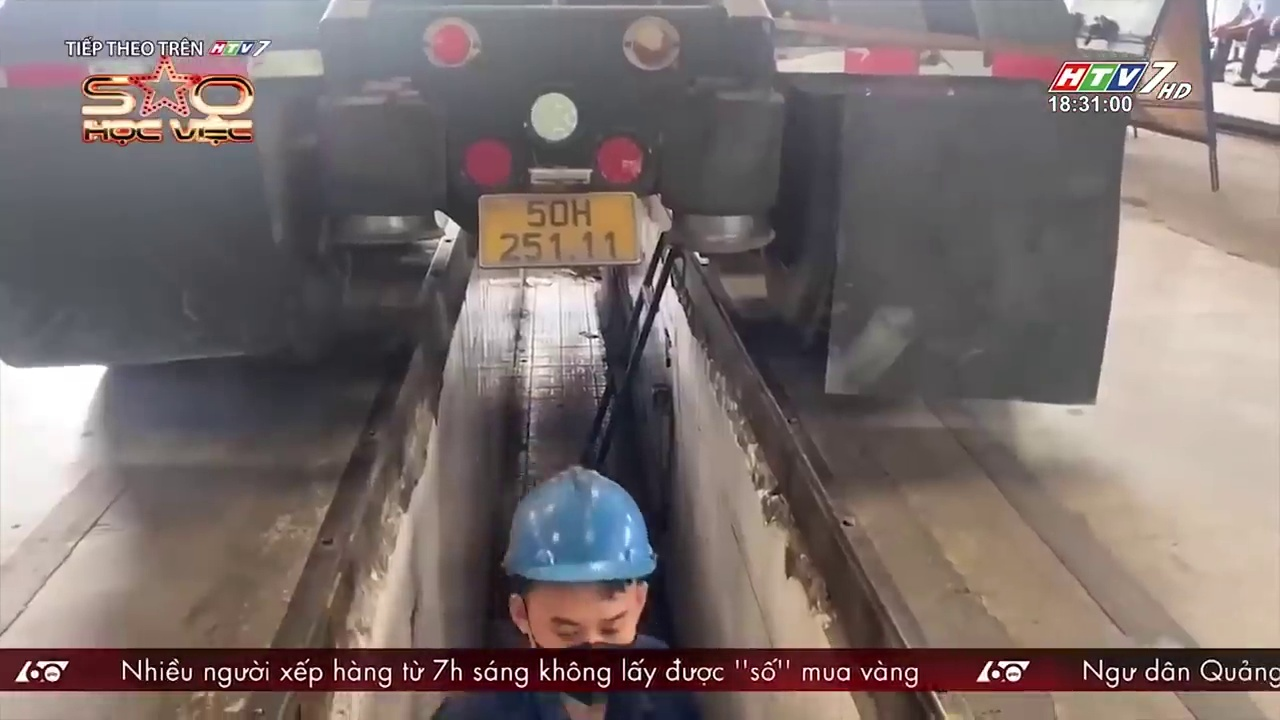
#> input picture image_test/062.jpg, 1280 x 720 px, found by its file name
$ jupyter execute test.ipynb
#> lines starting #> are read from the running program, lines starting #| are printed output that depends on the picture; after the words box and inside, x2 and y2 are one past the last pixel; in counts of white or black regions, pixels touching at a corner belong together; long printed decimals are rounded
[cell 1]
import os
import sys

print (os.getcwd())

[cell 2]
import cv2
import os
path = '/Users/quockhoile/Desktop/DaiHoc/AIC/OCR/Vietnamese-OCR-with-Correction/image_test/062.jpg'
img1 = cv2.imread('/Users/quockhoile/Desktop/DaiHoc/AIC/OCR/Vietnamese-OCR-with-Correction/image_test/062.jpg')
#> img1 is the input picture: shape (720, 1280, 3); mean B, G, R 108.7, 110.3, 122.1
img2 = cv2.imread('/Users/quockhoile/Desktop/DaiHoc/AIC/OCR/Vietnamese-OCR-with-Correction/image_test/094.jpg')
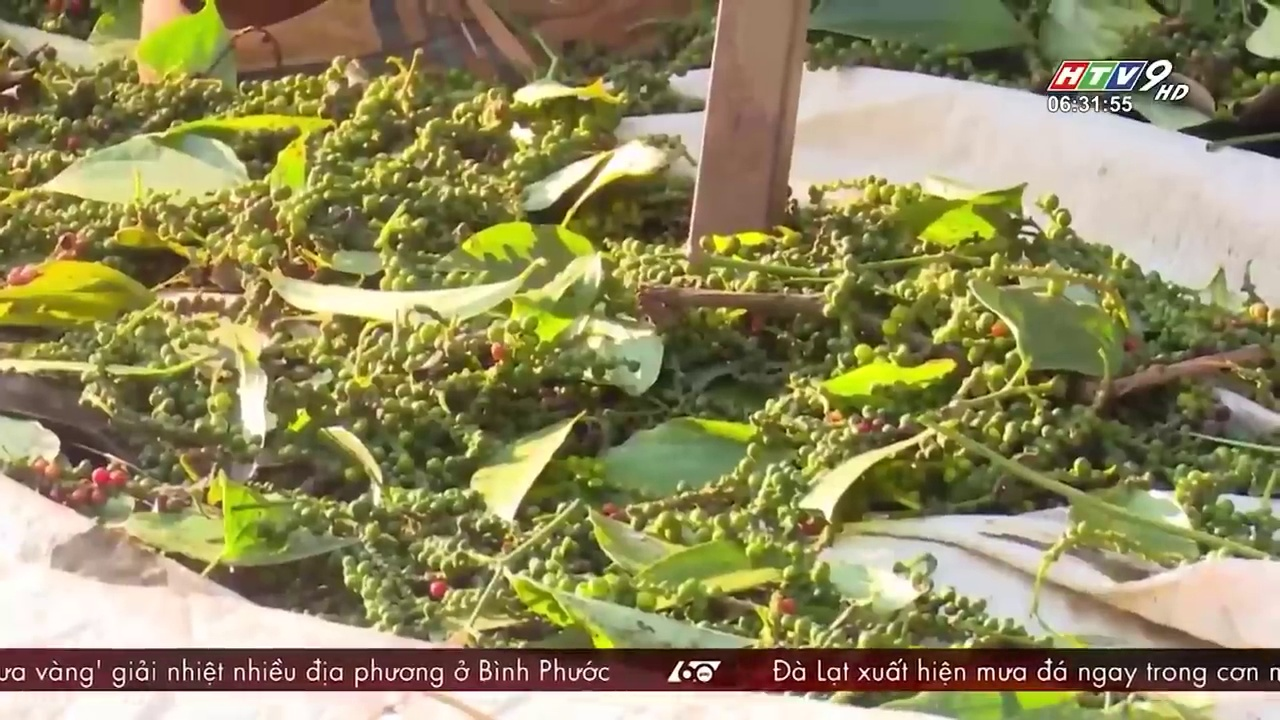
#> input picture image_test/094.jpg, 1280 x 720 px, found by its file name
#> img2 is the input picture: shape (720, 1280, 3); mean B, G, R 94.1, 137.8, 145

[cell 3]
import cv2
import numpy as np

def compare_region_color(img1, img2, box):
#> called with box = (0, 660, 1280, 20)
    x, y, w, h = box
    region1 = cv2.cvtColor(img1[y:y+h, x:x+w], cv2.COLOR_BGR2HSV)
    region2 = cv2.cvtColor(img2[y:y+h, x:x+w], cv2.COLOR_BGR2HSV)

    # Chỉ lấy 2 kênh H và S
    hist1 = cv2.calcHist([region1], [0, 1], None, [50, 60], [0, 180, 0, 256])
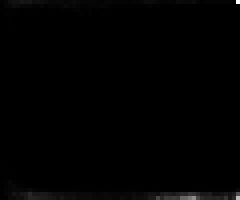
#> hist1: shape (50, 60) float32 (shown 4 times larger); min 0, max 1474, mean 8.5; drawn with min black and max white
    hist2 = cv2.calcHist([region2], [0, 1], None, [50, 60], [0, 180, 0, 256])
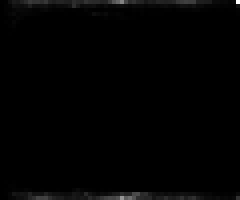
#> hist2: shape (50, 60) float32 (shown 4 times larger); min 0, max 918, mean 8.5; drawn with min black and max white

    # Chuẩn hóa để loại bỏ ảnh hưởng kích thước vùng
    cv2.normalize(hist1, hist1)
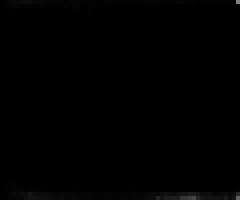
#> hist1: shape (50, 60) float32 (shown 4 times larger); 14.63% of pixels changed, all inside (x1, y1, x2, y2) = (0, 0, 60, 50)
    cv2.normalize(hist2, hist2)
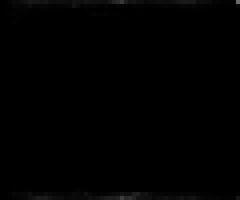
#> hist2: shape (50, 60) float32 (shown 4 times larger); 15.33% of pixels changed, all inside (x1, y1, x2, y2) = (0, 0, 60, 50)

    # So sánh histogram bằng tương quan (CORREL)
    score = cv2.compareHist(hist1, hist2, cv2.HISTCMP_CORREL)
#> score = 0.591
    return score

# # x=0, y=647, w=1280, h=15

# Che danh sách chữ bị trùng
score = compare_region_color(img1, img2, (0, 660, 1280, 20))
#> score = 0.591
print("Color Histogram Similarity Score:", score)
#| Color Histogram Similarity Score: 0.5911

[cell 4]
import glob

folder_path = "/Users/quockhoile/Desktop/DaiHoc/AIC/OCR/Vietnamese-OCR-with-Correction/L13/L13_V001"
image_paths = glob.glob(os.path.join(folder_path, "*.jpg"))
box = (0, 660, 1280, 20)  # Vùng cần so sánh (x, y, w, h)

# === So sánh từng ảnh và in kết quả ===
log_path = os.path.join(folder_path, "log.txt")

with open(log_path, "w", encoding="utf-8") as f:
    for img_path in image_paths:
        img2 = cv2.imread(img_path)
        score = compare_region_color(img1, img2, box)
        msg = f"{os.path.basename(img_path)}  →  Score: {score:.4f}"
        print(msg)       # In ra console
        f.write(msg + "\n")  # Ghi vào file log

print(f"\n✅ Kết quả đã lưu vào: {log_path}")

[cell 5]
# import cv2
# import numpy as np

# def compare_hist_region(img1, img2, x, y, w, h, method='correlation'):
#     """
#     So sánh độ tương đồng histogram của hai vùng (x, y, w, h) trên hai ảnh.

#     Tham số:
#         img1, img2 : ảnh cần so sánh (định dạng OpenCV BGR)
#         x, y, w, h : toạ độ vùng cần so sánh
#         method : phương pháp so sánh histogram
#                  ('correlation', 'chi-square', 'intersection', 'bhattacharyya')

#     Trả về:
#         score : điểm tương đồng (float)
#     """

#     # Cắt vùng tương ứng trên mỗi ảnh
#     region1 = img1[y:y+h, x:x+w]
#     region2 = img2[y:y+h, x:x+w]

#     # Chuyển sang không gian HSV (so sánh màu ổn định hơn RGB)
#     hsv1 = cv2.cvtColor(region1, cv2.COLOR_BGR2HSV)
#     hsv2 = cv2.cvtColor(region2, cv2.COLOR_BGR2HSV)

#     # Tính histogram 3 kênh (H, S, V)
#     hist1 = cv2.calcHist([hsv1], [0, 1], None, [50, 60], [0, 180, 0, 256])
#     hist2 = cv2.calcHist([hsv2], [0, 1], None, [50, 60], [0, 180, 0, 256])

#     # Chuẩn hóa histogram
#     cv2.normalize(hist1, hist1)
#     cv2.normalize(hist2, hist2)

#     # Chọn phương pháp so sánh
#     methods = {
#         'correlation': cv2.HISTCMP_CORREL,         # 1 = giống hệt
#         'chi-square': cv2.HISTCMP_CHISQR,          # 0 = giống hệt
#         'intersection': cv2.HISTCMP_INTERSECT,     # lớn hơn = giống hơn
#         'bhattacharyya': cv2.HISTCMP_BHATTACHARYYA # 0 = giống hệt
#     }

#     if method not in methods:
#         raise ValueError(f"Phương pháp không hợp lệ. Hãy chọn một trong {list(methods.keys())}")

#     score = cv2.compareHist(hist1, hist2, methods[method])
#     return float(score)


# # x=0, y=647, w=1280, h=15

# score_hist = compare_hist_region(img1, img2, 0, 648, 1280, 15, method='correlation')
# print("Histogram Similarity Score:", score_hist)

[cell 6]
import cv2
from skimage.metrics import structural_similarity as ssim


def compare_region_ssim(img1, img2, box):
#> called with box = (0, 645, 1280, 691)
    x, y, x1, y1 = box
    region1 = cv2.cvtColor(img1[y:y1, x:x1], cv2.COLOR_BGR2GRAY)
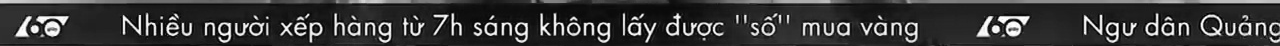
#> region1: shape (46, 1280); min 1, max 254, mean 56.2
    region2 = cv2.cvtColor(img2[y:y1, x:x1], cv2.COLOR_BGR2GRAY)
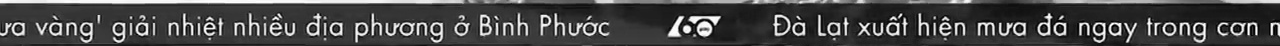
#> region2: shape (46, 1280); min 2, max 254, mean 71.5

    score, _ = ssim(region1, region2, full=True)
#> score = 0.327
    return score

box = (0, 645, 1280, 691)

score_ssim = compare_region_ssim(img1, img2, box)
#> score_ssim = 0.327
print("SSIM Score:", score_ssim)
#| SSIM Score: 0.3267

[cell 7]
import cv2
import os
from matplotlib import pyplot as plt

path = '/Users/quockhoile/Desktop/DaiHoc/AIC/OCR/Vietnamese-OCR-with-Correction/image_test/076.jpg'

def redact_box(image_path, x, y, w, h, color=(0, 0, 0)):
    """
    Che vùng trên ảnh bằng hình chữ nhật màu (mặc định: đen)

    Args:
        image_path (str): đường dẫn ảnh
        x, y (int): tọa độ góc trên bên trái
        w, h (int): chiều rộng, chiều cao box
        color (tuple): màu RGB, mặc định (0,0,0)

    Returns:
        img (numpy.ndarray): ảnh đã che
    """
#> called with x = 0, y = 660, w = 1280, h = 20, color = (0, 0, 0)
    img = cv2.imread(image_path)
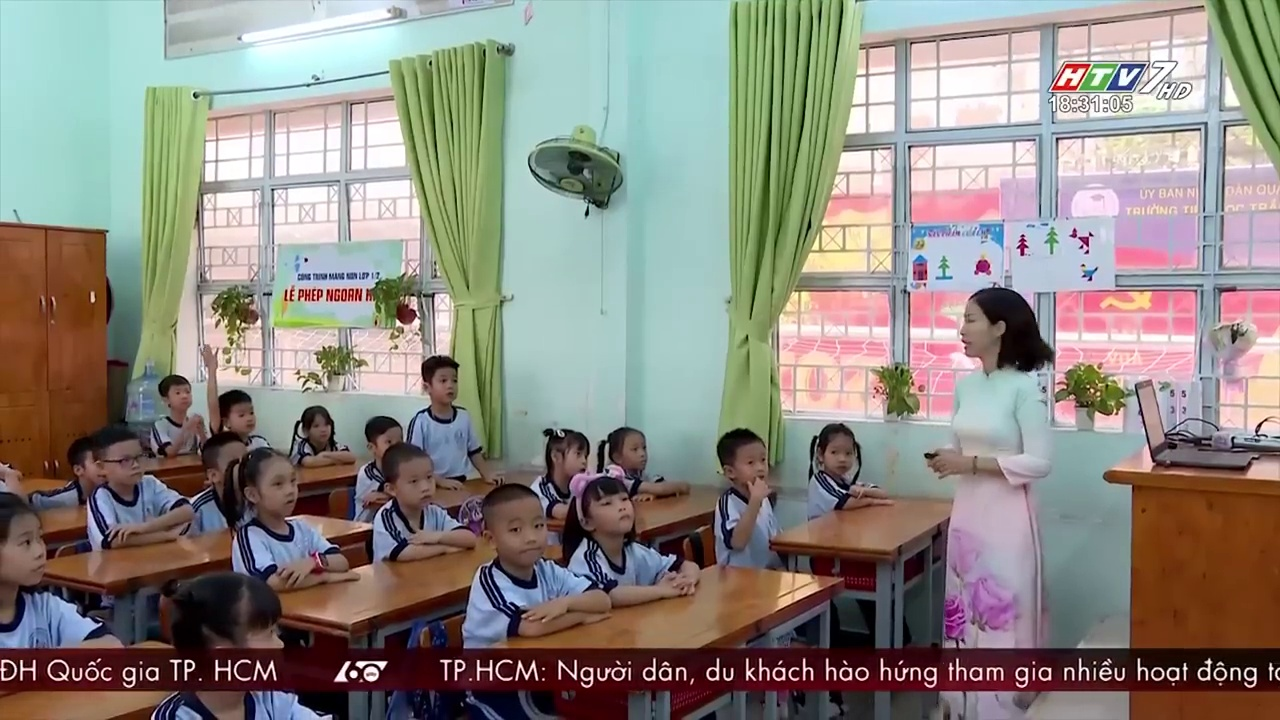
#> input picture image_test/076.jpg, 1280 x 720 px, found by its file name
#> img is the input picture: shape (720, 1280, 3); mean B, G, R 129.1, 136.5, 141.5
    if img is None:
        raise ValueError("Không thể đọc ảnh. Kiểm tra đường dẫn!")

    cv2.rectangle(img, (x, y), (x + w, y + h), color, -1)
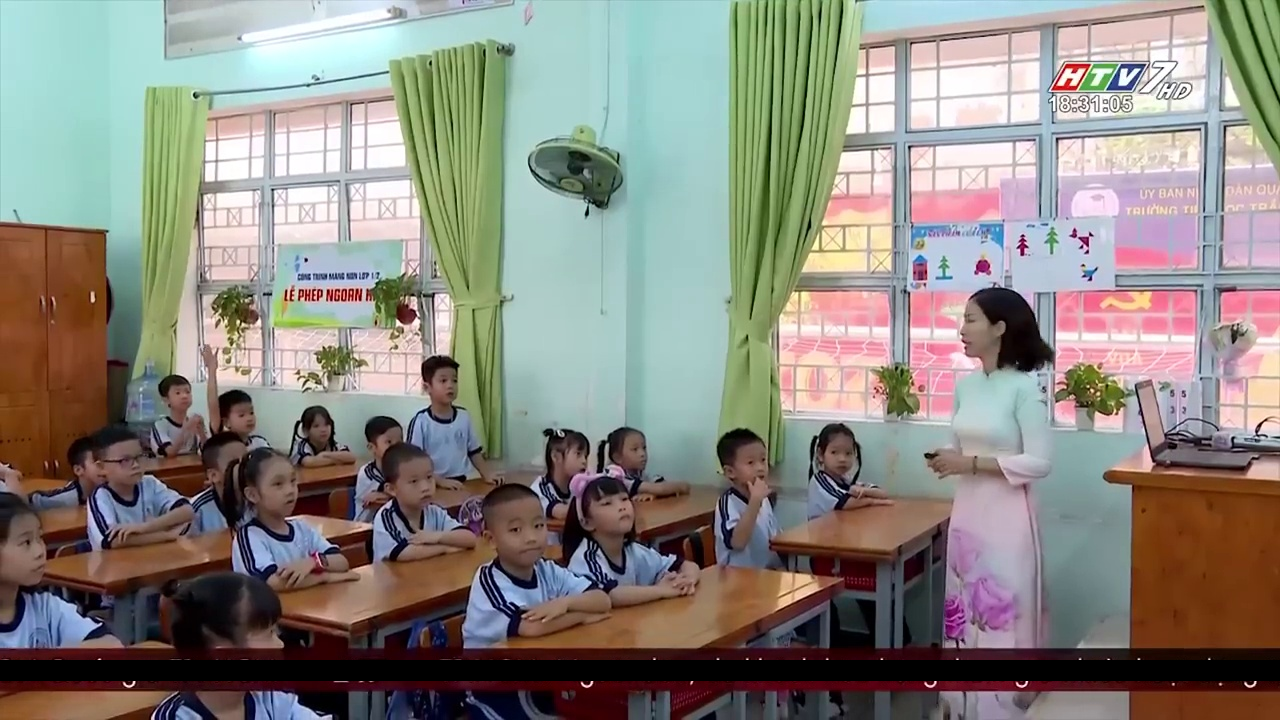
#> img: shape (720, 1280, 3); 2.92% of pixels changed, all inside (x1, y1, x2, y2) = (0, 660, 1280, 681)
    return img

# 🧠 Ví dụ sử dụng:
result = redact_box(path, x=0, y=660, w=1280, h=20)
# Chuyển sang RGB để hiển thị đúng màu
img_rgb = cv2.cvtColor(result, cv2.COLOR_BGR2RGB)

# Hiển thị bằng matplotlib
plt.imshow(img_rgb)
plt.axis('off')  # ẩn trục
plt.show()
